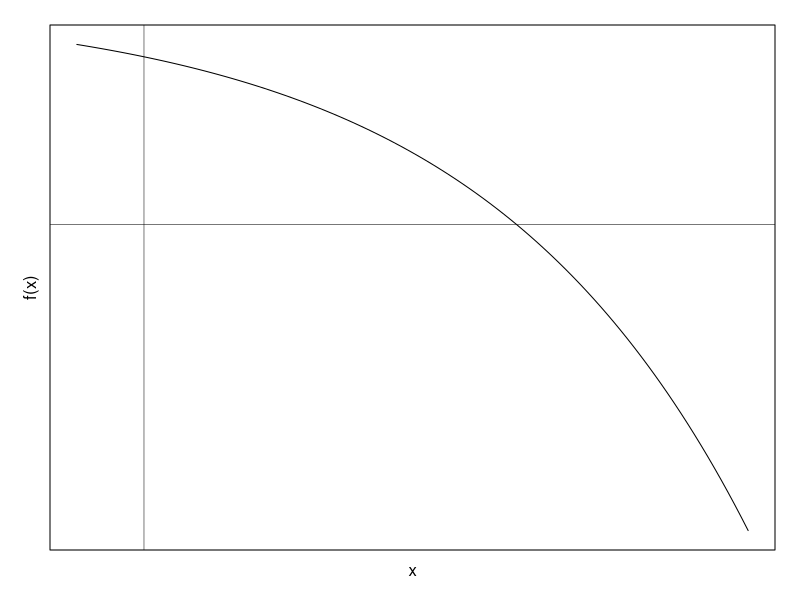
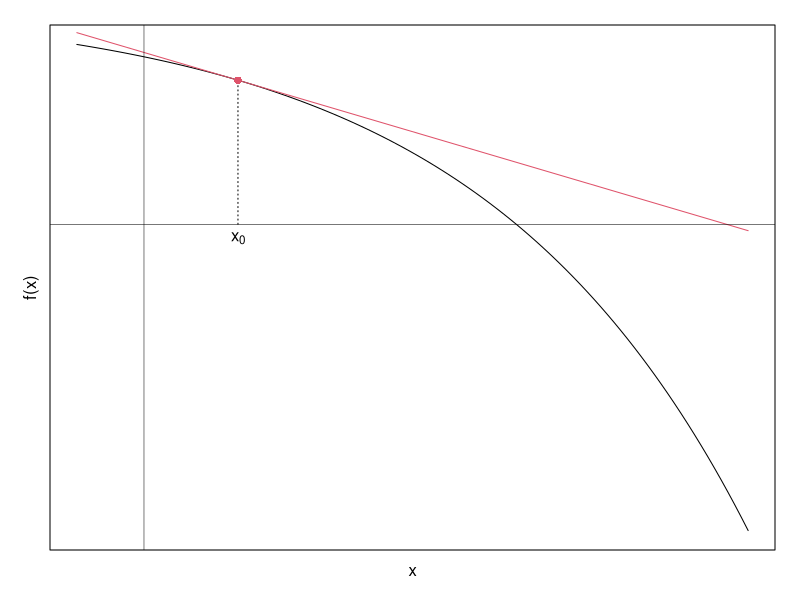
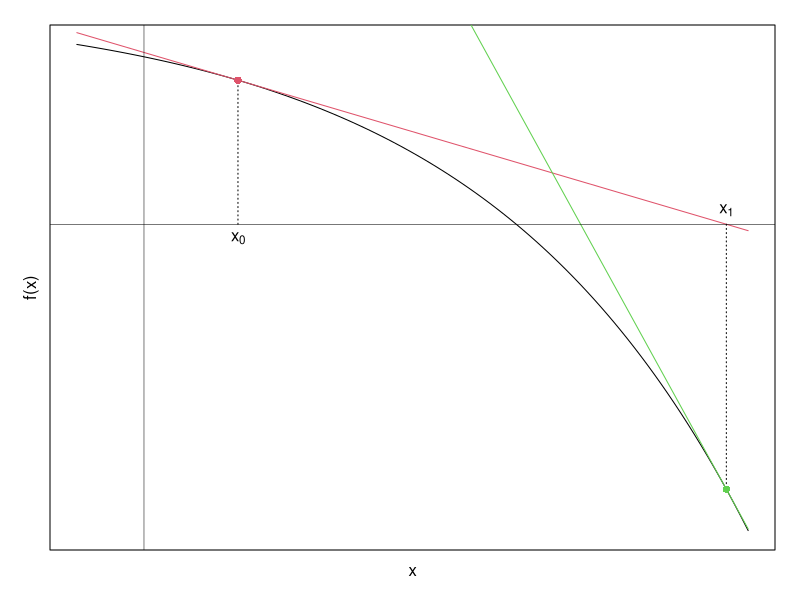
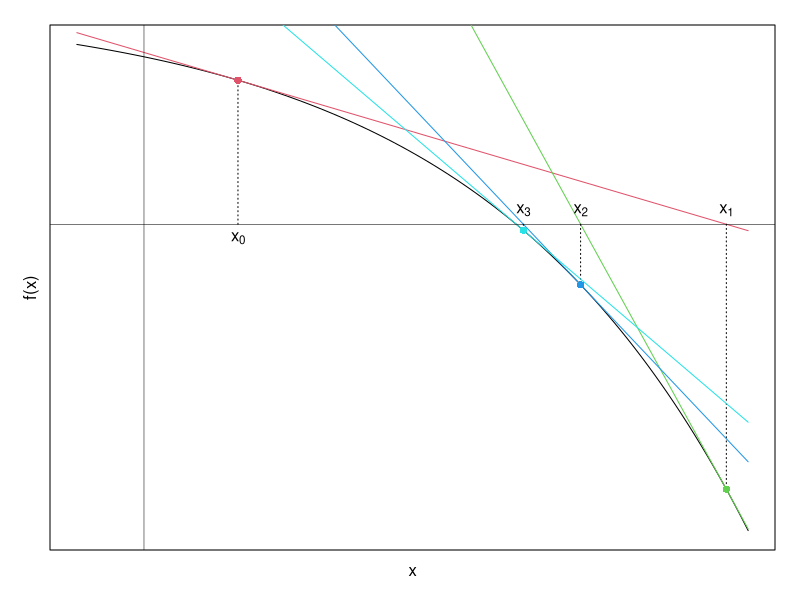

Write the R code that produced these figures, in order.
## ---- chunk 1
par(mai=c(.5,.5,.25,.25))
curve(-exp(x)+4, from=-.25, to=2.25, ylab="f(x)", xaxt="n", yaxt="n", mgp=c(.5,.5,1))
abline(h=0,v=0, lwd=.5)
## ---- chunk 2
###first plot 
#margins
par(mai=c(.5,.5,.25,.25))

#fns
fn = function(x) -exp(x)+4
fprime = function(x) -exp(x)
xint = function(x) x - fn(x)/fprime(x)
x0=.35

# function that returns x-intercepts at successive newton iterations. Final value is converged value if no error is returned. 
newt = function(x0, fn, fprime, itmax=10, tol=1e-3){
  xint = function(x) x - fn(x)/fprime(x)
  res=vector()
  res[1]=x0
  i=1
  
  while(i <= itmax){
    i = i + 1
    if(i %% 5 == 0) message("Iterating...", i, "\n")
    
    res[i] = xint(res[i-1])
    
    if(abs(res[i]-res[i-1]) < tol) break
    
    if(i==itmax){
      warning("Stopping value of intercept:", res[i], "\n")
      stop("Maximum iterations reached prior to convergence.")
    }
    
  }
  
  return(list(all_ints = res, final_val = tail(res,1)))
}


newt.plot = function(x0, fn, fprime, from, to,
                     ylab="f(x)", mgp=c(.5,.5,1), col=NULL,
                     xaxt="n",yaxt="n", 
                     lty.fn=1, lty.tan=1, lty.vert=3,
                     nlines, label=T, axes=T, vert=T, 
                     itmax=10, tol=1e-3, 
                     ...){
  
  # Setup: get x,y coords from newt fn, 
  # specify number of lines (nlabs=# of labels) to plot
  out = newt(x0, fn, fprime, itmax=itmax, tol=tol)
  xi = out[[1]]
  y  = fn(xi)

  
  #graph parms:
  #labseq = indices for each label
  #cols = color codes for plot fn
  #labs = labels for x vals
  #labloc = vertical offset for labels
  labseq = 0:(length(y) - 1)
  cols <- if(is.null(col)) labseq + 2 else cols = col
  labs = as.expression( sapply(labseq, function(x) bquote("x"[.(x)])))
  labloc = ifelse(y<0, .25, -.25)
  
  if(nlines > length(y)){
    warning("Number of lines specified exceeds number of iterations until convergence. \nDefaulting to nlines=number of total iterations.")
    nlabs=length(y)
  } else {
    nlabs = nlines 
  }
  
  #plot fn
  curve(fn, xaxt=xaxt, yaxt=yaxt, ylab=ylab, mgp=mgp, from=from, to=to,
        lty=lty.fn, ...)

  
  for(i in seq_len(nlabs)){
    curve(fn(xi[i]) + fprime(xi[i])*(x-xi[i]),
          xaxt="n", yaxt="n", col=cols[i], ylab=ylab, 
          mgp=mgp, add=T, lty=lty.tan )
    
    # vertical dashed lines
    if(vert){
      lines(x=c(xi[i], xi[i]), y=c(0,y[i]), lty=lty.vert)
    }
    
  }
  
  #points and labels
  if(label) text(x=xi[1:nlabs], y=labloc[1:nlabs], labels=labs[1:nlabs])
  
  
  points(x=xi[1:nlabs], y=y[1:nlabs], col=cols[1:nlabs], pch=16)
  
  #axes
  if(axes) abline(h=0,v=0, lwd=.5)
  
}

newt.plot(x0, fn, fprime, from=-.25, to=2.25, nlines=1, itmax=10)
  
## ---- chunk 3
#margins
par(mai=c(.5,.5,.25,.25))

newt.plot(x0, fn, fprime, nlines=2, from=-.25, to=2.25)
## ---- chunk 4
#margins
par(mai=c(.5,.5,.25,.25))

newt.plot(x0, fn, fprime, nlines=4, from=-.25, to=2.25)
## ---- chunk 5
#fns
fn = function(x) -exp(x)+4
fprime = function(x) -exp(x)

# function that returns x-intercepts at successive newton iterations.
# Wont work on multi-dimensional problems
newt = function(x0, fn, fprime, itmax=10, tol=1e-3){
  xint = function(x) x - fn(x)/fprime(x)
  res=vector()
  res[1]=x0
  i=1
  
  while(i <= itmax){
    i = i + 1
    if(i %% 5 == 0) message("Iterating...", i, "\n")
    
    res[i] = xint(res[i-1])
    
    if(abs(res[i]-res[i-1]) < tol) break
    
    if(i==itmax){
      warning("Stopping value of intercept:", res[i], "\n")
      stop("Maximum iterations reached prior to convergence.")
    }
    
  }
  
  return(list(all_ints = res, final_val = tail(res,1)))
}

#point
x0 = .35

newt(x0, fn=fn, fprime=fprime)
## ---- chunk 6
fu_logistic = function(y, X, b){
  pi = plogis(X%*%b)
  y - pi
  
  }


fuu_logistic = function(y, X, b){
  pi = plogis(X%*%b)
  return(as.vector(-pi*(1-pi)))
  
}
## ---- chunk 7
`%!in%` = Negate(`%in%`)
irls = function(fu, fuu, X, y, method, starts=NULL, itmax=100, tol = 1e-3){
  if(method %!in% c("logistic","poisson")) stop("`method` must be one of either `logistic`, or `poisson`")
  
  convergence = 0
  iter = 0
  
  if(is.null(starts)){
    b0 = switch(method,
                "logistic" = rep(0,ncol(X)),
                "poisson"  = rep(1, ncol(X))
                )
  } else b0 = starts
  
  if(length(b0) != ncol(X)) stop("Number of starting params is not equal to number of covariates.")
  
  while(iter <= itmax){
  
    iter = iter + 1
    if(iter %% 10 == 0) message("Iterating...", iter)
    
    
    gamma = fu(y, X, b0) # gamma from equation above
    W = diag(-fuu(y,X,b0)) 
    W_inv = diag(-1/fuu(y,X,b0)) #inverse of diag matrix, rather than solving explicitly for inverse.
    z = X %*% b0 + W_inv %*% gamma
    
    b1 = solve( crossprod(X, W) %*% X ) %*% crossprod(X, W) %*% z
    
    if(sqrt(crossprod(b1-b0)) < tol) break
    if(iter == itmax){
      stop("Maximum iterations reached prior to convergence.\n Retry using coefficients at termination as starting values:", paste0(b1, collapse=", "))
    }
    b0=b1
    
  }
  
  par = as.vector(b1) # coefficient vector
  covmat = solve(crossprod(X, W) %*% X) # covariance matrix
  se = sqrt(diag(covmat)) # standard errors
  zscore  = par/se
  pval    = 2*pnorm(abs(zscore), lower.tail = F)
  coef=cbind(par,se,zscore,pval)
  rownames(coef) = colnames(X)
  call = match.call()
  obj = "Custom IRLS Function"

  results = list(coef=coef,
                 par=par,
                 covmat=covmat,
                 se=se,
                 zscore=zscore,
                 pval=pval,
                 niterations = iter,
                 call=call,
                 obj=obj)

  class(results) = "irls"
  return(results)
}
## ---- chunk 8
"print.irls" = function(x){
  cat("", "\n")
  cat(x$obj, "\n")
  cat("\nCall: ", deparse(x$call), "\n\n") 
  cat("===============================================================","\n")
  printCoefmat(x$coef)
  cat("===============================================================", "\n")
}
## ---- chunk 9
set.seed(081360)

####simulate some binary outcome data 
##drawing covariates X from multivariate normal via singular value decomposition.
n = 1000
Sigma = matrix(c(0, 1.5, 1.5, 0), nrow=2, byrow=T)
diag(Sigma) = c(2,1)
svd_cov = svd(Sigma)
U = svd_cov$u
D = svd_cov$d
V = svd_cov$v
sqrt_Sigma = U%*%sqrt(diag(D))%*%t(U)

X = matrix(rnorm(n*2), ncol=2)
X = X %*% sqrt_Sigma 

X = cbind(1,X)
colnames(X) = c("intercept", "X1", "X2")
B = c(2,-3,3)
mu = X%*%B
pi = plogis(mu)
y=rbinom(n,1,pi)
## ---- chunk 10
list(theoretical_cov=Sigma, empirical_cov=cov(X[,-1]))
## ---- chunk 11
irls(fu_logistic, fuu_logistic, X, y, itmax=50, method="logistic")

summary(glm(y~X + 0, family="binomial"))
## ---- chunk 12
y = rpois(n, exp(mu))

fu_poisson = function(y, X, b){
  lambda = exp(X%*%b)
  
  as.vector(y - lambda)
  
}

fuu_poisson = function(y, X, b){
  lambda = exp(X%*%b)
  
  as.vector(-lambda)
}

#Generate data
lambda = exp(mu)
y = rpois(n, lambda)

irls(fu_poisson, fuu_poisson, X, y, method ="poisson")
summary(glm(y ~ X + 0, family="poisson"))
